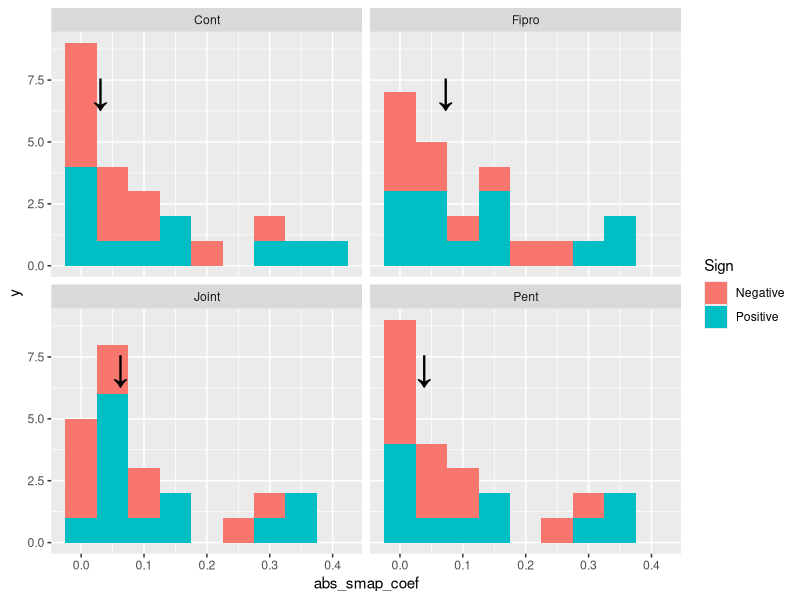
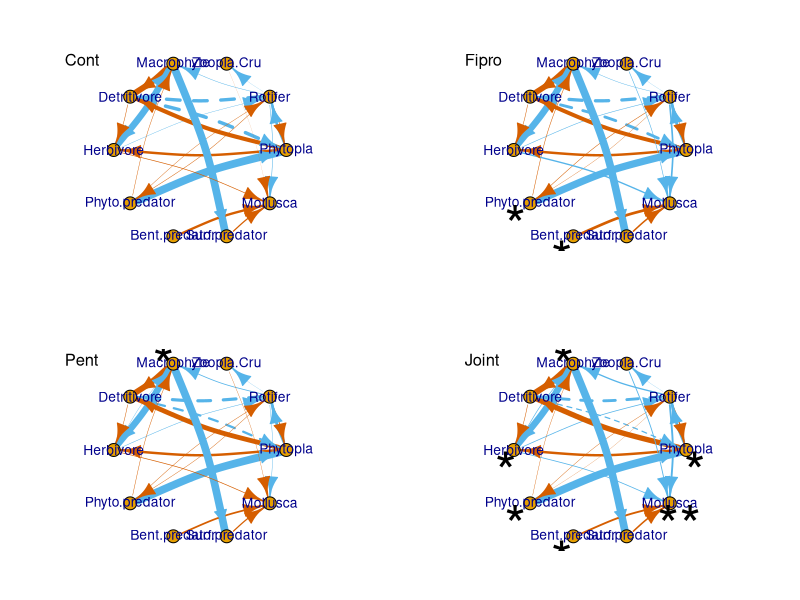
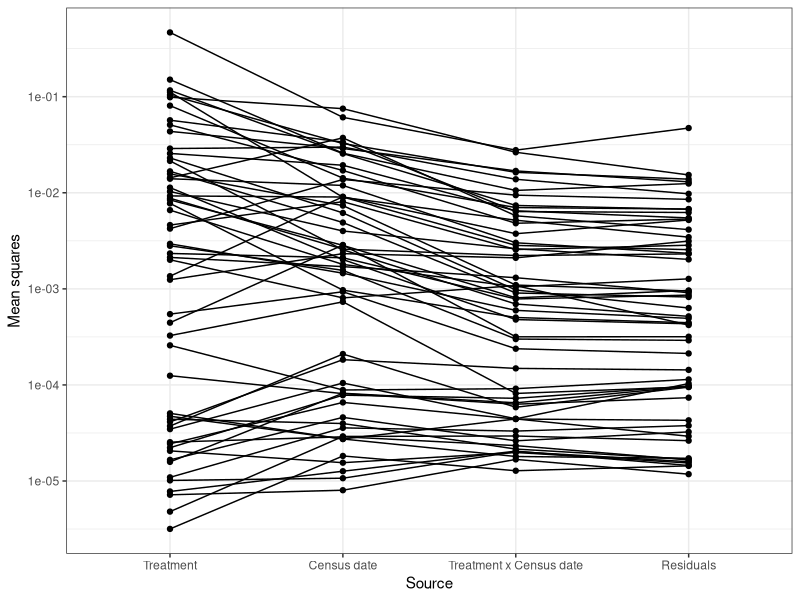
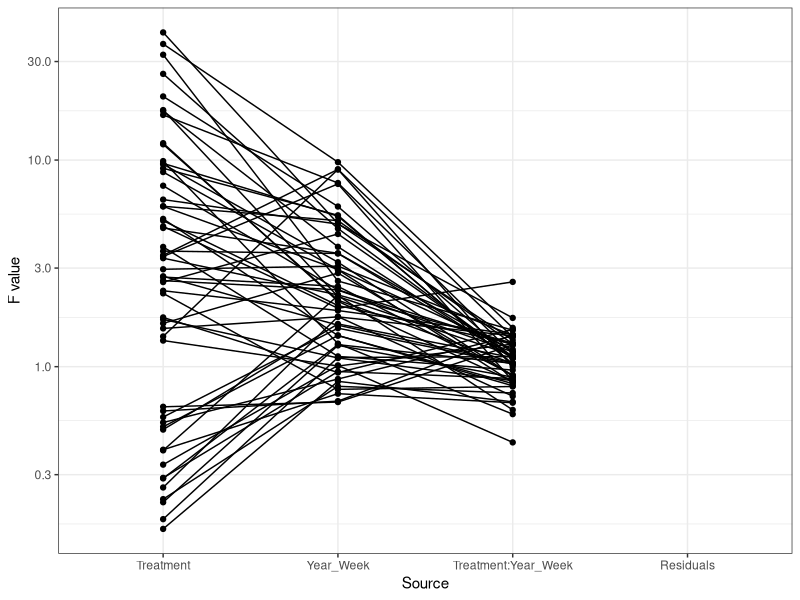
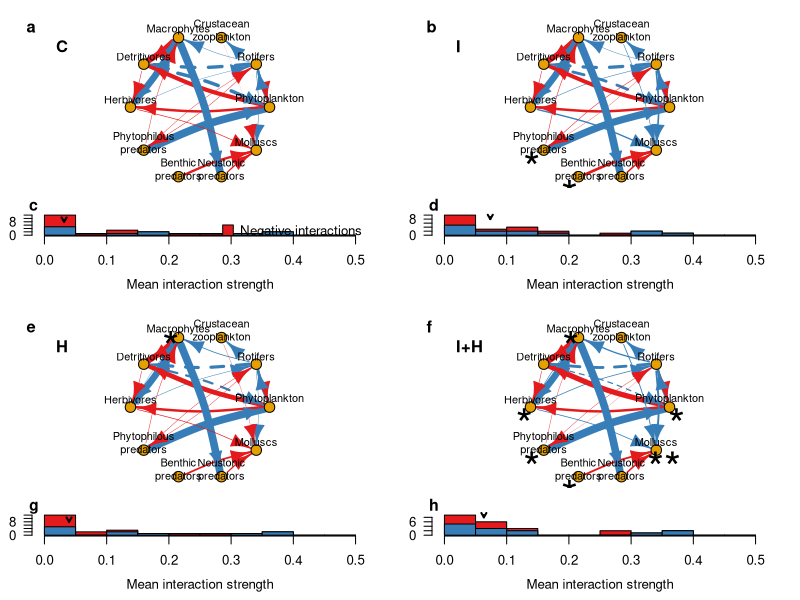
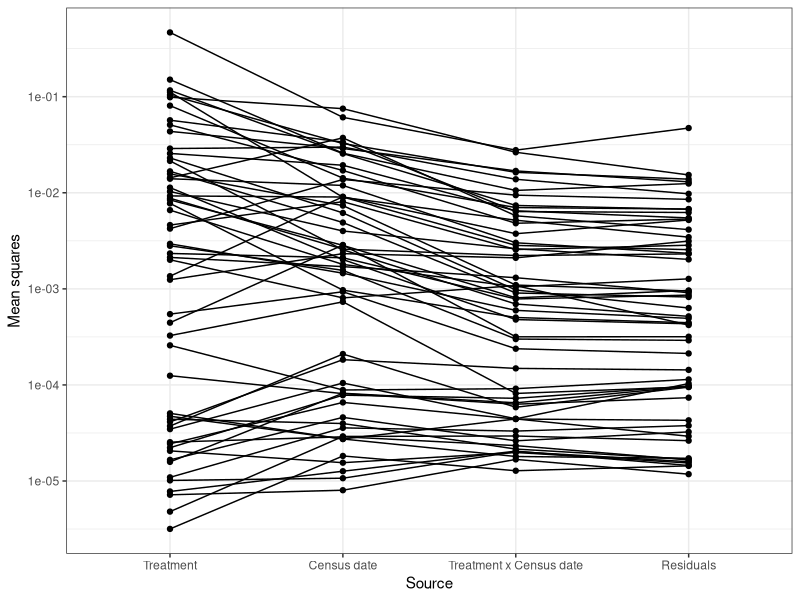

Write R code to recreate these figures, in order.
## ---- chunk 1
knitr::opts_chunk$set(echo = TRUE)
## ---- chunk 2
sessionInfo() #save session information (R version 3.6.3 (2020))

library(ggplot2) #3.3.2
library(dplyr) #1.0.2
library(tidyr) #1.1.2
library(patchwork) #1.1.1
library(igraph) #1.2.6
library(RColorBrewer) #1.1.2
## ---- chunk 3
all_multsmap_coefs <- read.csv("./processed_data/all_regulsmap_coefs240123.csv")
head(all_multsmap_coefs)

all_multsmap_coefs$Recipient <- 
  factor(all_multsmap_coefs$Recipient, 
         levels=unique(all_multsmap_coefs$Recipient))
all_multsmap_coefs$Donor <- 
  factor(all_multsmap_coefs$Donor, 
         levels=c("Phytopla1", "Phytopla1_1", "Roti1", "Roti1_1", "Roti1_2", 
                  "Zoopla1", "Zoopla1_1", "Zoopla1_2", "Zoopla1_3", "Zoopla1_4", 
                  "Mp1", "Mp1_1", "Det1", "Herb1", "Herb1_1", "Herb1_2", 
                  "Pred.P1", "Pred.P1_1", "Pred.P1_2", "Pred.P1_3", "Pred.B1", 
                  "Pred.S1", "Pred.S1_1", "Pred.S1_2", "Pred.S1_3", "Moll1", "0"))
all_multsmap_coefs$Treatment <- factor(all_multsmap_coefs$Treatment, levels=c("Cont", "Fipro", "Pent", "Joint"))
## ---- chunk 4
all_multsmap_coefs <- 
  all_multsmap_coefs %>%
  unite(col="Recipient_Donor", Recipient, Donor, remove=FALSE)
all_multsmap_coefs_smrz <- 
  all_multsmap_coefs %>%
  group_by(Treatment, Recipient, Donor, r_d, Recipient_Donor, Year, Tank) %>%
  summarise(smap_coef=mean(smap_coef, na.rm=TRUE)) %>%
  group_by(Treatment, Recipient, Donor, r_d, Recipient_Donor) %>%
  summarise(smap_coef=mean(smap_coef, na.rm=TRUE))

all_multsmap_coefs_smrz_intersp <- 
  all_multsmap_coefs_smrz %>%
  separate(Donor, into=c("Donor_", "delay"), sep="_", remove=FALSE) %>%
  filter(Recipient!=Donor_ & r_d!="c_0") %>%
  select(-Donor_, - delay)

all_multsmap_coefs_smrz_intersp_abs <- 
  all_multsmap_coefs_smrz_intersp %>%
  mutate(Sign=ifelse(smap_coef>0, "Positive", "Negative"), abs_smap_coef=abs(smap_coef)) %>%
  arrange(Treatment, Recipient, Donor)

f_labels <- data.frame(Treatment=c("Cont", "Fipro", "Pent", "Joint"), 
                       label=rep("↓", times=4), 
                       x=tapply(all_multsmap_coefs_smrz_intersp_abs$abs_smap_coef, 
                                all_multsmap_coefs_smrz_intersp_abs$Treatment, 
                                function(x) median(x, na.rm=TRUE)), 
                       y=rep(7, times=4))
ggplot(all_multsmap_coefs_smrz_intersp_abs) +
  geom_histogram(position="stack", binwidth=0.05, mapping=aes(x=abs_smap_coef, fill=Sign)) + facet_wrap(~Treatment) +
  geom_text(data=f_labels, aes(label=label, x=x, y=y), size=10)
## ---- chunk 5
library(igraph)
g1 <- graph(edges=c(2,1, 5,1, 7,1,
                    1,2, 6,2, 7,2,
                    2,3,
                    2,4, 6,4, 7,4,
                    1,5, 2,5, 4,5,
                    1,6, 4,6, 5,6,
                    2,7,
                    4,9,
                    2,10, 3,10, 6,10, 8,10, 9,10), n=10, directed=T)
IS.Tr.mean <- all_multsmap_coefs_smrz_intersp_abs
V(g1)$name <- c("Phytopla", "Rotifer", "Zoopla.Cru", "Macrophyte", "Detritivore", "Herbivore",
                "Phyto.predator", "Bent.predator", "Surf.predator", "Mollusca") #save nodes' names
l <- layout_in_circle(g1) #layout in circle

#each treatment
par(mfrow=c(2, 2), mar=c(3, 3, 3, 3), family="sans")
for (i in c("Cont", "Fipro", "Pent", "Joint")){
  plot(g1, layout=l, vertex.label.family="sans",
       edge.lty=c(1, 2, 1,
                  1, 1, 1,
                  1,
                  1, 1, 1,
                  1, 2, 1,
                  1, 1, 1,
                  1,
                  1,
                  1, 1, 1, 1, 1),
       edge.color=c(ifelse(subset(IS.Tr.mean, Treatment==i)[,"Sign"]=="Positive", 2, 6)),
       edge.curved=0.1,
       edge.width=subset(IS.Tr.mean, Treatment==i)$abs_smap_coef*20)
  legend("topleft", legend=i, bty="n", x.intersp=0, y.intersp=0, cex=1.2)
  if (i=="Fipro") text(c(-0.98, -0.44), c(-0.73, -1.14), labels="*", cex=4) else {
    if (i=="Pent") text(-0.42, 1.12, labels="*", cex=4) else { 
      if (i=="Joint") text(c(-0.98, -0.44, 0.92, 1.1, -0.42, -1.09),
                           c(-0.73, -1.14, -0.73, -0.11, 1.12, -0.11),
                           labels=c("*", "*", "**", "*", "*", "*"), cex=4)
    }
  }
  
}
## ---- chunk 6

palSet1 <- brewer.pal(9, "Set1")

g1 <- graph(edges=c(2,1, 5,1, 7,1, 
                    1,2, 6,2, 7,2, 
                    2,3, 
                    2,4, 6,4, 7,4, 
                    1,5, 2,5, 4,5,
                    1,6, 4,6, 5,6, 
                    2,7, 
                    4,9,
                    2,10, 3,10, 6,10, 8,10, 9,10), n=10, directed=T)

V(g1)$name <- c("Phytoplankton", "Rotifers", "Crustacean\nzooplankton", "Macrophytes", 
                "Detritivores", "Herbivores", 
                "Phytophilous\npredators", "Benthic\npredators", "Neustonic\npredators", "Molluscs") #save nodes' names
l <- layout_in_circle(g1) #layout in circle

#windows(7, 10, rescale="fixed")
pdf("./figs/figS2.pdf", width=7, height=10)
layout(matrix(c(1, 2, 5, 6, 3, 4, 7, 8), ncol=2, byrow=TRUE), heights=c(2.5, 1, 2.5, 1))
#each treatment
par(mar=c(2, 2, 2, 2), family="sans")
plot(g1, layout=l, vertex.label.family="sans",
     edge.lty=c(1, 2, 1, 
                1, 1, 1,
                1, 
                1, 1, 1, 
                1, 2, 1, 
                1, 1, 1, 
                1, 
                1, 
                1, 1, 1, 1, 1), 
     edge.color=c(ifelse(subset(IS.Tr.mean, Treatment=="Cont")[,"Sign"]=="Positive", palSet1[2], palSet1[1])), 
     edge.curved=0.1, 
     edge.width=subset(IS.Tr.mean, Treatment=="Cont")$abs_smap_coef*20, 
     vertex.label.dist=1.5, vertex.label.degree=-pi/2, 
     vertex.label.color="black")
legend("topleft", legend="a", bty="n", xpd=NA, x.intersp=-1, y.intersp=-1, cex=1.5, text.font=2)
legend("topleft", legend="C", bty="n", x.intersp=1, y.intersp=1, cex=1.5, text.font=2)

plot(g1, layout=l, vertex.label.family="sans",
     edge.lty=c(1, 2, 1, 
                1, 1, 1,
                1, 
                1, 1, 1, 
                1, 2, 1, 
                1, 1, 1, 
                1, 
                1, 
                1, 1, 1, 1, 1), 
     edge.color=c(ifelse(subset(IS.Tr.mean, Treatment=="Fipro")[,"Sign"]=="Positive", palSet1[2], palSet1[1])), 
     edge.curved=0.1, 
     edge.width=subset(IS.Tr.mean, Treatment=="Fipro")$abs_smap_coef*20, 
     vertex.label.dist=1.5, vertex.label.degree=-pi/2, 
     vertex.label.color="black")
legend("topleft", legend="b", bty="n", xpd=NA, x.intersp=-1, y.intersp=-1, cex=1.5, text.font=2)
legend("topleft", legend="I", bty="n", x.intersp=1, y.intersp=1, cex=1.5, text.font=2)
text(c(-0.98, -0.44), c(-0.73, -1.14), labels="*", cex=4)

plot(g1, layout=l, vertex.label.family="sans",
     edge.lty=c(1, 2, 1, 
                1, 1, 1,
                1, 
                1, 1, 1, 
                1, 2, 1, 
                1, 1, 1, 
                1, 
                1, 
                1, 1, 1, 1, 1), 
     edge.color=c(ifelse(subset(IS.Tr.mean, Treatment=="Pent")[,"Sign"]=="Positive", palSet1[2], palSet1[1])), 
     edge.curved=0.1, 
     edge.width=subset(IS.Tr.mean, Treatment=="Pent")$abs_smap_coef*20, 
     vertex.label.dist=1.5, vertex.label.degree=-pi/2, 
     vertex.label.color="black")
legend("topleft", legend="e", bty="n", xpd=NA, x.intersp=-1, y.intersp=-1, cex=1.5, text.font=2)
legend("topleft", legend="H", bty="n", x.intersp=1, y.intersp=1, cex=1.5, text.font=2)
text(-0.42, 1, labels="*", cex=4)

plot(g1, layout=l, vertex.label.family="sans",
     edge.lty=c(1, 2, 1, 
                1, 1, 1,
                1, 
                1, 1, 1, 
                1, 2, 1, 
                1, 1, 1, 
                1, 
                1, 
                1, 1, 1, 1, 1), 
     edge.color=c(ifelse(subset(IS.Tr.mean, Treatment=="Joint")[,"Sign"]=="Positive", palSet1[2], palSet1[1])), 
     edge.curved=0.1, 
     edge.width=subset(IS.Tr.mean, Treatment=="Joint")$abs_smap_coef*20, 
     vertex.label.dist=1.5, vertex.label.degree=-pi/2, 
     vertex.label.color="black")
legend("topleft", legend="f", bty="n", xpd=NA, x.intersp=-1, y.intersp=-1, cex=1.5, text.font=2)
legend("topleft", legend="I+H", bty="n", x.intersp=1, y.intersp=1, cex=1.5, text.font=2)
text(c(-0.98, -0.44, 0.92, 1.1, -0.42, -1.09), 
     c(-0.73, -1.14, -0.73, -0.11, 1, -0.11), 
     labels=c("*", "*", "**", "*", "*", "*"), cex=4)


par(mar=c(4, 2, 0, 2), mgp=c(2.5, 1, 0), las=1, family="sans", cex=0.8)
for (i in 1:4) {
  hist(subset(IS.Tr.mean, Treatment==c("Cont", "Fipro", "Pent", "Joint")[i])$abs_smap_coef, breaks=seq(0, 0.5, 0.05),
       xlab="Mean interaction strength", col=palSet1[1], main=c("")[i])
  lines(hist(subset(IS.Tr.mean, Treatment==c("Cont", "Fipro", "Pent", "Joint")[i] & Sign=="Positive")$abs_smap_coef, plot=FALSE, 
             breaks=seq(0, 0.5, 0.05)), col=palSet1[2], xlim=c(0, 0.5))
  arrows(median(subset(IS.Tr.mean, Treatment==c("Cont", "Fipro", "Pent", "Joint")[i])$abs_smap_coef), 9, 
         median(subset(IS.Tr.mean, Treatment==c("Cont", "Fipro", "Pent", "Joint")[i])$abs_smap_coef), 8, code=2, length=0.05, lwd=2, xpd=NA)
  legend("topright", legend=c("Negative interactions", "Positive interactions"), bty="n",
         pt.bg=palSet1[1:2], pch=22, plot=c(TRUE, FALSE, FALSE, FALSE)[i], pt.cex=2)
  legend("topleft", legend=c("c", "d", "g", "h")[i], 
         bty="n", xpd=NA, x.intersp=-1.2, y.intersp=-2, cex=1.2, text.font=2)
}
dev.off()
## ---- chunk 7
all_multsmap_coefs <- 
  all_multsmap_coefs %>%
  unite(col="Recipient_Donor", Recipient, Donor, remove=FALSE)

anova_res <- 
  all_multsmap_coefs %>%
  unite("Year_Week", Year, Week, sep="_", remove=FALSE) %>%
  split(., .$Recipient_Donor) %>%
  lapply(., function(data) {
    res <- as.data.frame(anova(lm(smap_coef ~ Treatment * Year_Week, data)))
    res <- cbind(Source=rownames(res), res)
    res}) %>%
  do.call(rbind, .) %>% 
  cbind(., Recipient_Donor=rep(unique(all_multsmap_coefs$Recipient_Donor), each=4))

theme_set(theme_bw())
anova_res$Source <- factor(anova_res$Source, levels=unique(anova_res$Source))
ggplot(anova_res, aes(y=!!as.name("Mean Sq"), x=Source, group=Recipient_Donor)) + 
  geom_point() + geom_line() + scale_y_log10() + 
  ylab("Mean squares") + scale_x_discrete(labels=c("Treatment"="Treatment", 
                                                   "Year_Week"="Census date", 
                                                   "Treatment:Year_Week"="Treatment x Census date", 
                                                   "Residuals"="Residuals"))
ggsave("./figs/figS5.ggplot2.pdf", width=6, height=6, device=cairo_pdf, unit="in")

ggplot(anova_res, aes(y=!!as.name("F value"), x=Source, group=Recipient_Donor)) + 
  geom_point() + geom_line() + scale_y_log10()

F_value_count <- matrix(c(nrow(subset(anova_res, Source=="Treatment" & anova_res[,"F value"]<=1)),
                          nrow(subset(anova_res, Source=="Treatment" & anova_res[,"F value"]>1)),
                          nrow(subset(anova_res, Source=="Year_Week" & anova_res[,"F value"]<=1)),
                          nrow(subset(anova_res, Source=="Year_Week" & anova_res[,"F value"]>1)),
                          nrow(subset(anova_res, Source=="Treatment:Year_Week" & anova_res[,"F value"]<=1)),
                          nrow(subset(anova_res, Source=="Treatment:Year_Week" & anova_res[,"F value"]>1))), nrow=3, byrow=TRUE)
rownames(F_value_count) <- c("Treatment", "Year_Week", "Treatment:Year_Week")
colnames(F_value_count) <- c("F<=1", "F>1")
F_value_count
